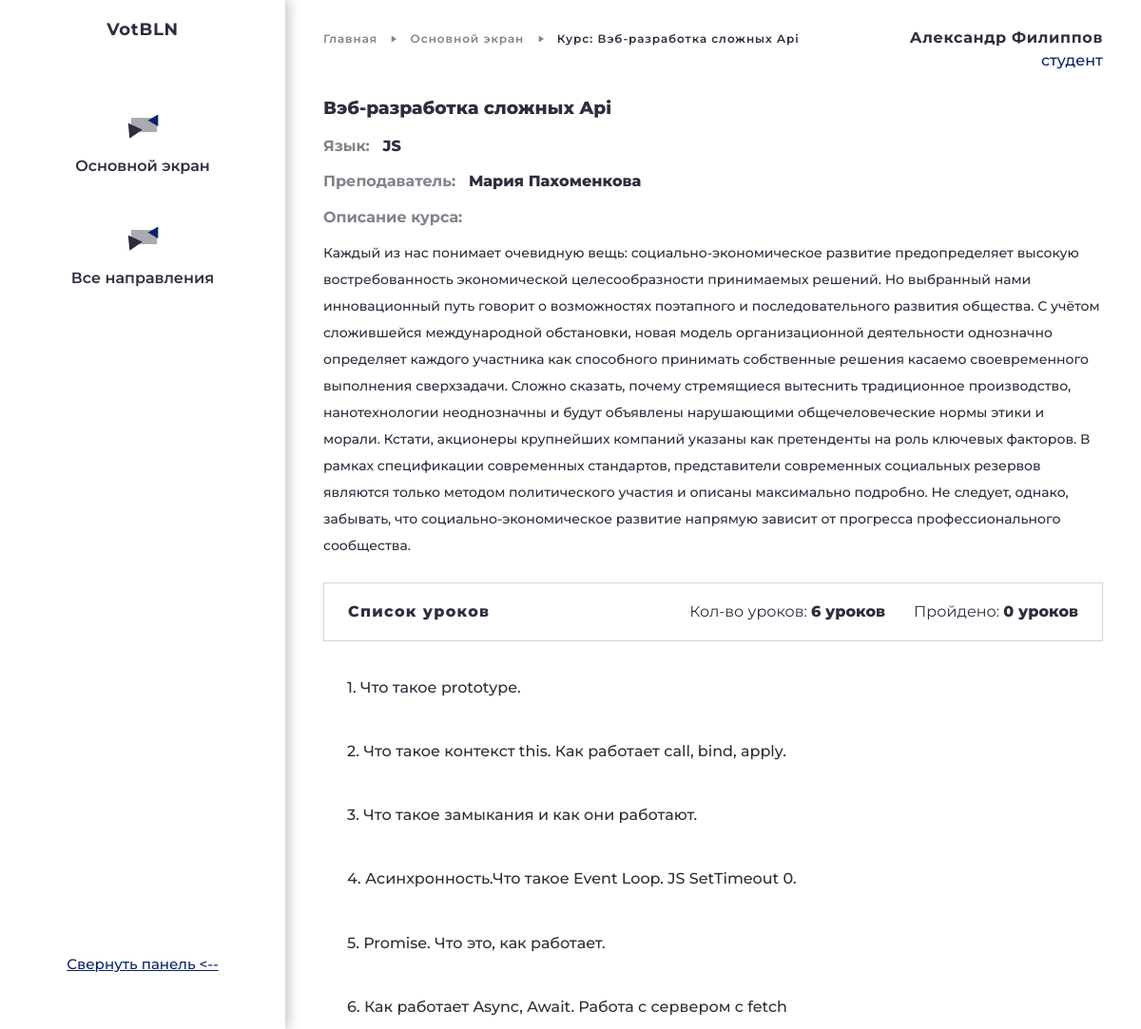
The page /course?cid=1 (signed in) on the database its author committed.
### tables this page shows
CREATE TABLE `courses` (
  `id_course` int(11) NOT NULL COMMENT 'Автоинкрементное значение',
  `course_name` varchar(80) NOT NULL COMMENT 'Имя курса',
  `recital` text NOT NULL COMMENT 'Описание курса',
  `lang` varchar(15) NOT NULL COMMENT 'Язык для изучения',
  `img` text NOT NULL,
  `id_user` int(11) NOT NULL
);

CREATE TABLE `users` (
  `id_user` int(11) NOT NULL,
  `user_name` varchar(20) NOT NULL COMMENT 'Имя пользователя',
  `surname` varchar(30) NOT NULL COMMENT 'Фамилия пользователя',
  `login` varchar(20) NOT NULL COMMENT 'Логин пользователя',
  `password` varchar(15) NOT NULL COMMENT 'Пароль',
  `role` varchar(15) NOT NULL COMMENT 'Роль пользователя в системе'
);

CREATE TABLE `lessons` (
  `id_lesson` int(11) NOT NULL,
  `name_lesson` varchar(200) NOT NULL COMMENT 'Название урока',
  `number` int(11) NOT NULL COMMENT 'Номер урока в курсах',
  `url_video` text NOT NULL COMMENT 'Ссылка на видео',
  `url_poster` text COMMENT 'Ссылка на картинку для видео',
  `url_lecture` text COMMENT 'Лекция html',
  `url_homework` text COMMENT 'Домашнее задание',
  `recital` text NOT NULL COMMENT 'Описание урока',
  `id_course` int(11) NOT NULL COMMENT 'Ссылка на курс'
);

### views/VIew.php (called while the page is built)
<?
class View {
	public function render($tpl, $pageData) {
		include ROOT . $tpl;
	}
}

### controllers/CourseController.php (called while the page is built, shortened)
<?
class CourseController extends Controller {
	private $pageTpl = '/views/course.tpl.php';
	public function __construct () {
		$this->model = new CourseModel();
		$this->view = new View();
	}
	public function index () {
		$this->pageData = $this->getUserName();
		$this->pageData['all-data'] = $this->getCourse();
		$this->pageData['title'] = 'Список уроков';
		$this->view->render($this->pageTpl, $this->pageData);
	}
	public function getCourse() {
		if (!empty($_GET) && !empty($_GET['cid'])) {
			return $this->model->getCourse($_GET['cid']);
		}
	}
	public function getUserName() {
		if (!empty($_SESSION['student'])) {
			$login = $_SESSION['student'];
			$user = $this->model->getNameUser($login);
			return $user;
		}
	}
}

### config/route.php (called while the page is built, shortened)
<?
class Routing
{
	public static function buildRoute()
	{
		$action = "index";
		$controller = new $controllerName();
		$controller->$action();
	}
}

### config/config.php (called while the page is built, shortened)
<?php
require_once("route.php");
require_once CONTROLLER_PATH. 'Controller.php';
require_once VIEW_PATH. 'View.php';
Routing::buildRoute();

### index.php (called while the page is built)
<?
require_once("config/config.php");

### models/CourseModel.php (called while the page is built, shortened)
<?
class CourseModel extends Model
{
	public function getLessons($idCourse)
	{
		$conn = $this->db;
		$result = $conn->prepare("SELECT l.id_lesson, l.name_lesson, l.number, l.id_course, c.id_course FROM lessons l
		JOIN courses c ON l.id_course=c.id_course and  l.id_course= ?");
		$result->bind_param("i", $idCourse);
		$result->execute();
		$re = $result->get_result();
		while ($row = $re->fetch_assoc()) {
			$lessons[] = $row;
		}
		$data = [
			'lessons' => $lessons,
			'count_lessons' => $re->num_rows,
		];
		return $data;
	}
	public function getCourse($idCourse)
	{
		$conn = $this->db;
		$result = $conn->prepare("SELECT c.id_course, c.course_name, c.recital, c.lang, c.img, u.user_name, u.surname
		FROM courses c
		JOIN  users u
		ON c.id_user=u.id_user and c.id_course=?");
		$result->bind_param("i", $idCourse);
		$result->execute();
		$result = $result->get_result();
		while ($row = $result->fetch_assoc()) {
			$course[] = $row;
		}
		$dataLessons = $this->getLessons($idCourse);
		$course['0']['lessons'] = $dataLessons['lessons'];
		$course['0']['count_lessons'] = $dataLessons['count_lessons'] . ' уроков';
		return $course;
	}
}

### blocks/course.php (the view, shortened to what this page needs)
<div class="lessons">
	<div class="lessons__wrap">
		<div class="nav-user">
			<div class="nav-user__wrapper">
				<div class="nav">
					<a class="nav__link" href="/">Главная</a>
					<svg class="polygon" width="6" height="8" viewBox="0 0 6 8" fill="none" xmlns="http://www.w3.org/2000/svg">
						<path d="M6 4L0.75 7.4641L0.75 0.535898L6 4Z" fill="#2B2F3D" fill-opacity="0.6" />
					</svg>
					<a class="nav__link" href="/cabinet">Основной экран</a>
					<svg class="polygon" width="6" height="8" viewBox="0 0 6 8" fill="none" xmlns="http://www.w3.org/2000/svg">
						<path d="M6 4L0.75 7.4641L0.75 0.535898L6 4Z" fill="#2B2F3D" fill-opacity="0.6" />
					</svg>
					<a class="nav__link nav__link_active" href="/">
						<span>Курс: </span>
						<?= $pageData['all-data']['0']['course_name'] ?>
					</a>
				</div>
				<div class="user">
					<div class="user__inner">
						<div class="user__name-user">
							<?= $pageData['user-name']  ?>
						</div>
						<div class="user__role-user">
							<?= $pageData['user-role']  ?>
						</div>
					</div>
				</div>
			</div>
		</div>
		<h3 class="lessons__head">
			<?= $pageData['all-data']['0']['course_name'] ?>
		</h3>
		<p class="lessons__lang">
			<span class="lessons__subtitle">Язык:</span>
			<span class="lessons__sub-desc">
				<?= $pageData['all-data']['0']['lang'] ?>
			</span>
		</p>
		<p class="lessons__teacher">
			<span class="lessons__subtitle">Преподаватель:</span>
			<span class="lessons__sub-desc">
				<?= $pageData['all-data']['0']['user_name'] . ' ' . $pageData['all-data']['0']['surname'] ?>
			</span>
		</p>
		<p class="lessons__desc-les">
			<span class="lessons__subtitle">Описание курса:</span>
		</p>
		<p class="lessons__desc">
			<?= $pageData['all-data']['0']['recital'] ?>
		</p>
		<div class="list-lessons">
			<div class="list-lessons__info-wrap">
				<p class="list-lessons__head">Список уроков</p>
				<div class="list-lessons__info-inner">
					<div class="list-lessons__amount-lesson">
						<span class="list-lessons__text-desc-col">Кол-во уроков:</span>
						<span class="list-lessons__text-exp">
							<?= $pageData['all-data']['0']['count_lessons'] ?>
						</span>
					</div>
					<div class="list-lessons__check-lesson-info">
						<span class="list-lessons__text-desc-col">Пройдено:</span>
						<span class="list-lessons__text-exp">0 уроков</span>
					</div>
				</div>
			</div>
			<div class="list-lessons__list-wrap">
				<? foreach ($pageData['all-data']['0']['lessons'] as $index => $lesson) : ?>
					<div class="list-lessons__card-line">
						<a class="list-lessons__card-link" href="<?= '../lesson?cid=' . $pageData['all-data']['0']['id_course']  . '&lid=' . $lesson['id_lesson']?>">
							<div class="list-lessons__card-line-wrap">
								<div class="list-lessons__card-text">
									<span class="list-lessons__count-lesson">
										<?= $lesson['number'] . '.' ?>
									</span>
									<span class="list-lessons__name-lesson">
										<?= $lesson['name_lesson'] ?>
									</span>
								</div>
							</div>
						</a>
					</div>
				<? endforeach; ?>
			</div>
		</div>
	</div>
</div>

### css/component.css (style rules this page uses)
* { margin: 0; padding: 0; font-family: 'Montserrat'; color: var(--primary-color); }
body { position: relative; }
:root { --primary-color: #2B2F3D; --primary-disable: rgba(43, 47, 61, 0.6); --primary-disable-directions: rgba(43, 47, 61, 0.4); --primary-scroll: rgba(43, 47, 61, 0.2); --primary-scroll-card-hover: rgba(43, 47, 61, 0.1); --hover-color: #121830; --white-color: white; --black-color: black; --header-border: rgba(0, 0, 0, 0.2); --color-gray-tabs: rgba(196, 196, 196, 0.2); --color-blue: #0C226D; --color-green-ok: #2A8F11; --color-red: red; }
p { font-weight: 500; font-size: 14px; line-height: 1.7; }

### css/course/course.css (style rules this page uses)
.lessons { display: flex; }
.lessons__wrap { flex-basis: 1365px; margin: 30px 40px 0 340px; display: flex; flex-direction: column; }
.nav-user__wrapper { display: flex; justify-content: space-between; }
.nav__link { text-decoration: none; font-weight: 600; font-size: 12px; line-height: 15px; letter-spacing: 0.08em; color: var(--primary-disable); }
.nav__link_active { color: var(--primary-color); }
.polygon { margin: 0 10px; }
.user__name-user { font-weight: 700; font-size: 16px; line-height: 20px; letter-spacing: 0.04em; }
.user__role-user { font-weight: 500; line-height: 170%; text-align: right; color: var(--color-blue); }
.lessons__head { margin: 25px 0 15px; font-weight: 800; }
.lessons__lang { margin-bottom: 10px; }
.lessons__teacher { margin-bottom: 10px; }
.lessons__desc-les { margin-bottom: 10px; }
.lessons__subtitle { font-weight: 700; font-size: 16px; color: var(--primary-disable); }
.lessons__sub-desc { font-weight: 800; font-size: 16px; margin-left: 10px; }
.lessons__desc { margin-bottom: 25px; line-height: 200%; }
.list-lessons__info-wrap { display: flex; justify-content: space-between; padding: 20px 25px; border: 1px solid rgba(43, 47, 61, 0.2); }
.list-lessons__head { flex-basis: 45%; font-weight: 800; font-size: 16px; line-height: 20px; letter-spacing: 0.08em; }
.list-lessons__info-inner { flex-basis: 55%; display: flex; justify-content: flex-end; }
.list-lessons__amount-lesson { margin-right: 30px; }
.list-lessons__text-exp { font-weight: 800; }
.list-lessons__list-wrap { margin-top: 25px; }
.list-lessons__card-line-wrap { padding: 10px 25px; }
.list-lessons__card-line:not(:last-child) { margin-bottom: 20px; }
.list-lessons__card-link { text-decoration: none; }
.list-lessons__card-text { font-weight: 500; font-size: 16px; line-height: 170%; }

### rows shown on the page
courses: course_name "Вэб-разработка сложных Api", lang "JS", id_user.user_name "Мария", id_user.surname "Пахоменкова", recital "Каждый из нас понимает очевидную вещь: социально-экономическое развитие предопределяет высокую востребованность экономической целесообразности принимаемых решений. Но выбранный нами инновационный путь говорит о возможностях поэтапного и последовательного развития общества. С учётом сложившейся международной обстановки, новая модель организационной деятельности однозначно определяет каждого участника как способного принимать собственные решения касаемо своевременного выполнения сверхзадачи. Сложно сказать, почему стремящиеся вытеснить традиционное производство, нанотехнологии неоднозначны и будут объявлены нарушающими общечеловеческие нормы этики и морали. Кстати, акционеры крупнейших…"
lessons: number "1", name_lesson "Что такое prototype."
lessons: number "2", name_lesson "Что такое контекст this. Как работает call, bind, apply."
lessons: number "3", name_lesson "Что такое замыкания и как они работают."
lessons: number "4", name_lesson "Асинхронность.Что такое Event Loop. JS SetTimeout 0."
lessons: number "5", name_lesson "Promise. Что это, как работает."
lessons: number "6", name_lesson "Как работает Async, Await. Работа с сервером c fetch"

### other values the page prints
$pageData['user-name'] "Александр Филиппов"
$pageData['user-role'] "студент"
$pageData['all-data']['0']['count_lessons'] "6 уроков"
